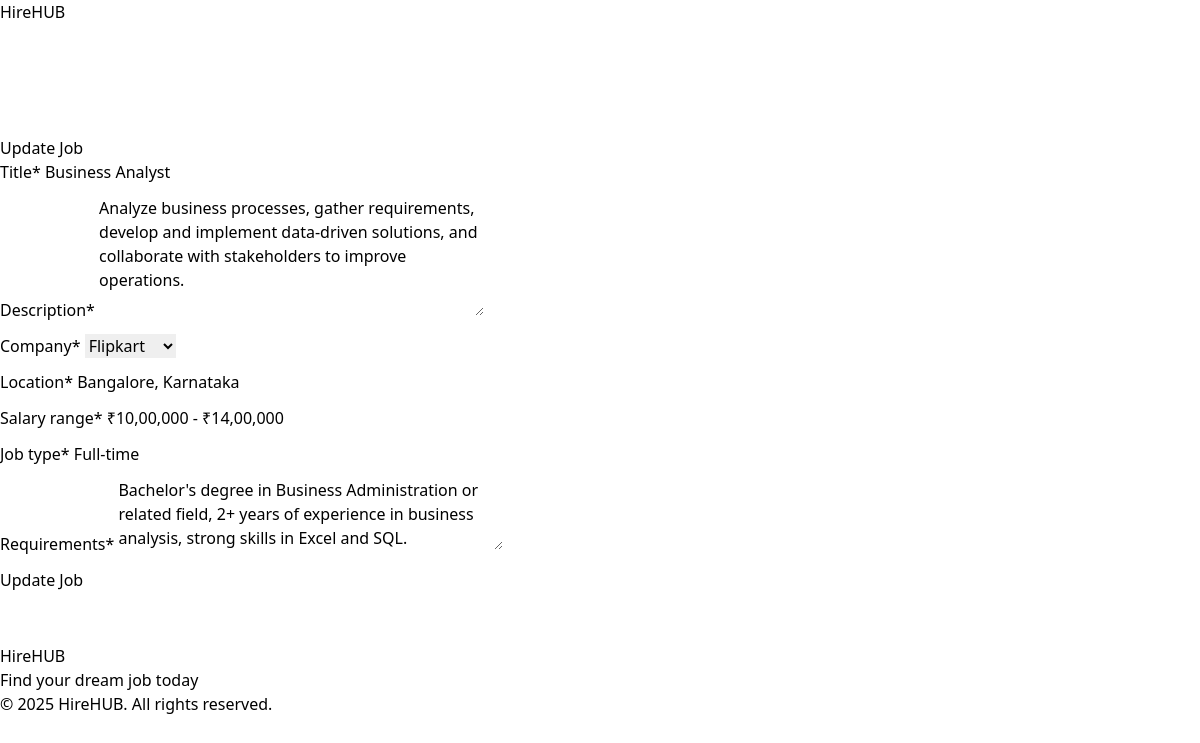
/update-job/1/ (signed in), run on the app's committed database.
### job_portal/models.py (models this page shows, shortened)
class Job(models.Model):
    title = models.CharField(max_length=100)
    description = models.TextField()
    company = models.ForeignKey(Company, on_delete=models.CASCADE, related_name='jobs')
    location = models.CharField(max_length=100)
    salary_range = models.CharField(max_length=50)
    job_type = models.CharField(max_length=50)
    posted_date = models.DateTimeField(default=timezone.now)
    requirements = models.TextField()

### job_portal/views.py (the view, shortened to what this page needs)
# urls.py: path('update-job/<int:pk>/', views.UpdateJobView.as_view(), name='update_job'),
class UpdateJobView(AdminRequiredMixin, UpdateView):
    model = Job
    form_class = JobForm
    template_name = 'jobs/update_job.html'
    def get_context_data(self, **kwargs):
        context = super().get_context_data(**kwargs)
        context['companies'] = Company.objects.all()
        return context

### job_portal/forms.py
class JobForm(forms.ModelForm):
    class Meta:
        model = Job
        fields = ['title', 'description', 'company', 'location', 'salary_range', 'job_type', 'requirements']
        widgets = {
            'description': forms.Textarea(attrs={'rows': 5}),
            'requirements': forms.Textarea(attrs={'rows': 3}),
        }

### job_portal/models.py (called while the page is built)
    def __str__(self):
        return self.name

### job_portal/views.py (called while the page is built)
    def test_func(self):
        return self.request.user.is_authenticated and self.request.user.role == 'admin'

### job_portal/templates/jobs/update_job.html (shortened to what this page needs)
{% extends "jobs/base.html" %}
{% load crispy_forms_tags %}
{% block content %}
<div class="container">
    <h1>Update Job</h1>
    <form method="POST">
        {{ form|crispy }}
        <button type="submit" class="btn btn-primary">Update Job</button>
    </form>
</div>
{% endblock %}

### job_portal/static/jobs/css/style.css (style rules this page uses)
:root { --custom-spacing: 1.5rem; --card-border-radius: 0.5rem; }

### data on the page
Job: title "Business Analyst", description "Analyze business processes, gather requirements, develop and implement data-driven solutions, and collaborate with stakeholders to improve operations.", company "Flipkart", location "Bangalore, Karnataka", salary_range "₹10,00,000 - ₹14,00,000", job_type "Full-time", requirements "Bachelor's degree in Business Administration or related field, 2+ years of experience in business analysis, strong skills in Excel and SQL."
